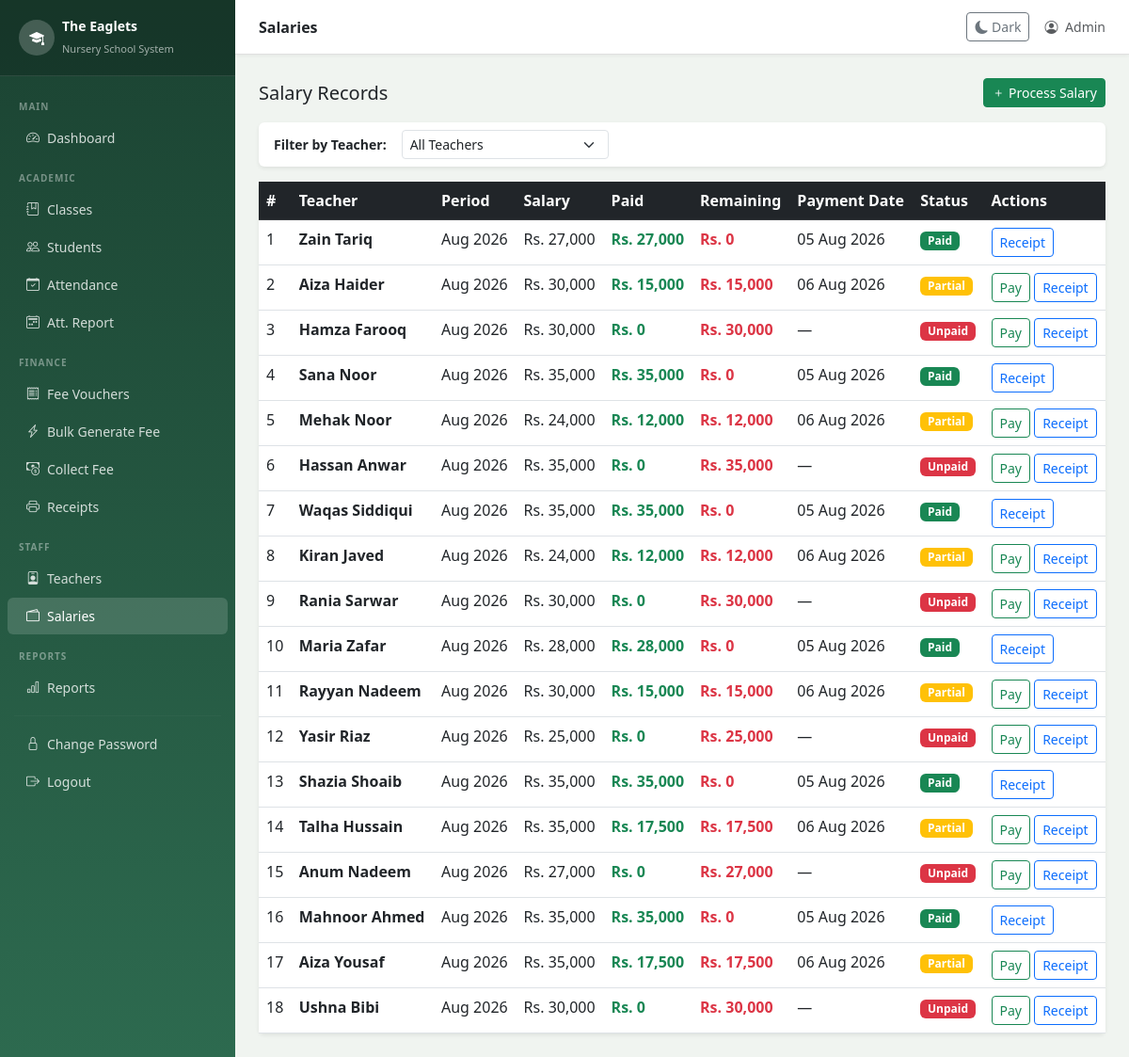
Page /salary/index.php (signed in) on the committed database.
### tables this page shows
CREATE TABLE salary_payments (
    id INT AUTO_INCREMENT PRIMARY KEY,
    teacher_id INT,
    salary_month TINYINT NOT NULL,
    salary_year YEAR NOT NULL,
    salary_amount DECIMAL(10,2) NOT NULL,
    paid_amount DECIMAL(10,2) DEFAULT 0,
    remaining DECIMAL(10,2) DEFAULT 0,
    payment_date DATE,
    payment_method ENUM('cash','bank_transfer','cheque') DEFAULT 'cash',
    notes TEXT,
    status ENUM('unpaid','partial','paid') DEFAULT 'unpaid',
    UNIQUE KEY unique_salary (teacher_id, salary_month, salary_year),
    FOREIGN KEY (teacher_id) REFERENCES teachers(id) ON DELETE CASCADE
);

CREATE TABLE teachers (
    id INT AUTO_INCREMENT PRIMARY KEY,
    full_name VARCHAR(150) NOT NULL,
    phone VARCHAR(20),
    email VARCHAR(100),
    cnic VARCHAR(20),
    address TEXT,
    joining_date DATE,
    monthly_salary DECIMAL(10,2) DEFAULT 0,
    status ENUM('active','inactive') DEFAULT 'active',
    created_at TIMESTAMP DEFAULT CURRENT_TIMESTAMP
);

### salary/index.php (the view, shortened to what this page needs)
<?php
require_once $_SERVER['DOCUMENT_ROOT'] . '/04. eaglets_school/config/db.php';
$filter_teacher = intval($_GET['teacher_id'] ?? 0);
$where = $filter_teacher ? "WHERE sp.teacher_id=$filter_teacher" : "";
$salaries = mysqli_query($conn, "
    SELECT sp.*, t.full_name, t.monthly_salary
    FROM salary_payments sp
    JOIN teachers t ON sp.teacher_id = t.id
    $where
    ORDER BY sp.salary_year DESC, sp.salary_month DESC
");
$months    = ['','Jan','Feb','Mar','Apr','May','Jun','Jul','Aug','Sep','Oct','Nov','Dec'];
require_once '../includes/header.php';
?>
<div class="d-flex justify-content-between align-items-center mb-3">
    <h5 class="mb-0">Salary Records</h5>
    <a href="pay.php" class="btn btn-success btn-sm">
        <i class="bi bi-plus"></i> Process Salary
    </a>
</div>
<div class="card border-0 shadow-sm mb-3">
    <div class="card-body py-2">
        <form method="GET" class="d-flex gap-3 align-items-center">
            <label class="mb-0 fw-bold small">Filter by Teacher:</label>
            <select name="teacher_id" class="form-select form-select-sm"
                    style="width:220px" onchange="this.form.submit()">
                <option value="">All Teachers</option>
            </select>
        </form>
    </div>
</div>
<div class="card border-0 shadow-sm">
    <div class="card-body p-0">
        <table class="table table-hover mb-0">
            <thead class="table-dark">
                <tr>
                    <th>#</th><th>Teacher</th><th>Period</th>
                    <th>Salary</th><th>Paid</th><th>Remaining</th>
                    <th>Payment Date</th><th>Status</th><th>Actions</th>
                </tr>
            </thead>
            <tbody>
            <?php
            while ($s = mysqli_fetch_assoc($salaries)):
                $badge = ['unpaid'=>'danger','partial'=>'warning','paid'=>'success'];
            ?>
                <tr>
                    <td><?= $s['id'] ?></td>
                    <td><strong><?= htmlspecialchars($s['full_name']) ?></strong></td>
                    <td><?= $months[$s['salary_month']] ?> <?= $s['salary_year'] ?></td>
                    <td>Rs. <?= number_format($s['salary_amount'], 0) ?></td>
                    <td class="text-success fw-bold">
                        Rs. <?= number_format($s['paid_amount'], 0) ?>
                    </td>
                    <td class="text-danger fw-bold">
                        Rs. <?= number_format($s['remaining'], 0) ?>
                    </td>
                    <td>
                        <?= $s['payment_date']
                            ? date('d M Y', strtotime($s['payment_date']))
                            : '—' ?>
                    </td>
                    <td>
                        <span class="badge bg-<?= $badge[$s['status']] ?>">
                            <?= ucfirst($s['status']) ?>
                        </span>
                    </td>
                    <td>
                        <?php if ($s['status'] !== 'paid'): ?>
                        <a href="pay.php?salary_id=<?= $s['id'] ?>"
                           class="btn btn-sm btn-outline-success">Pay</a>
                        <?php endif; ?>
                        <a href="receipt.php?salary_id=<?= $s['id'] ?>"
                           class="btn btn-sm btn-outline-primary">Receipt</a>
                    </td>
                </tr>
            <?php endwhile; ?>
            </tbody>
        </table>
    </div>
</div>
<?php require_once '../includes/footer.php'; ?>

### includes/header.php (style rules this page uses)
body { background-color: #f0f4f0; }

### rows in the picture
salary_payments: id "1", teacher.full_name "Zain Tariq", salary_month "Aug", salary_year "2026", salary_amount "27,000", paid_amount "27,000", remaining "0", payment_date "05 Aug 2026", status "Paid"
salary_payments: id "2", teacher.full_name "Aiza Haider", salary_month "Aug", salary_year "2026", salary_amount "30,000", paid_amount "15,000", remaining "15,000", payment_date "06 Aug 2026", status "Partial"
salary_payments: id "3", teacher.full_name "Hamza Farooq", salary_month "Aug", salary_year "2026", salary_amount "30,000", paid_amount "0", remaining "30,000", status "Unpaid"
salary_payments: id "4", teacher.full_name "Sana Noor", salary_month "Aug", salary_year "2026", salary_amount "35,000", paid_amount "35,000", remaining "0", payment_date "05 Aug 2026", status "Paid"
salary_payments: id "5", teacher.full_name "Mehak Noor", salary_month "Aug", salary_year "2026", salary_amount "24,000", paid_amount "12,000", remaining "12,000", payment_date "06 Aug 2026", status "Partial"
salary_payments: id "6", teacher.full_name "Hassan Anwar", salary_month "Aug", salary_year "2026", salary_amount "35,000", paid_amount "0", remaining "35,000", status "Unpaid"
salary_payments: id "7", teacher.full_name "Waqas Siddiqui", salary_month "Aug", salary_year "2026", salary_amount "35,000", paid_amount "35,000", remaining "0", payment_date "05 Aug 2026", status "Paid"
salary_payments: id "8", teacher.full_name "Kiran Javed", salary_month "Aug", salary_year "2026", salary_amount "24,000", paid_amount "12,000", remaining "12,000", payment_date "06 Aug 2026", status "Partial"
salary_payments: id "9", teacher.full_name "Rania Sarwar", salary_month "Aug", salary_year "2026", salary_amount "30,000", paid_amount "0", remaining "30,000", status "Unpaid"
salary_payments: id "10", teacher.full_name "Maria Zafar", salary_month "Aug", salary_year "2026", salary_amount "28,000", paid_amount "28,000", remaining "0", payment_date "05 Aug 2026", status "Paid"
salary_payments: id "11", teacher.full_name "Rayyan Nadeem", salary_month "Aug", salary_year "2026", salary_amount "30,000", paid_amount "15,000", remaining "15,000", payment_date "06 Aug 2026", status "Partial"
salary_payments: id "12", teacher.full_name "Yasir Riaz", salary_month "Aug", salary_year "2026", salary_amount "25,000", paid_amount "0", remaining "25,000", status "Unpaid"
salary_payments: id "13", teacher.full_name "Shazia Shoaib", salary_month "Aug", salary_year "2026", salary_amount "35,000", paid_amount "35,000", remaining "0", payment_date "05 Aug 2026", status "Paid"
salary_payments: id "14", teacher.full_name "Talha Hussain", salary_month "Aug", salary_year "2026", salary_amount "35,000", paid_amount "17,500", remaining "17,500", payment_date "06 Aug 2026", status "Partial"
salary_payments: id "15", teacher.full_name "Anum Nadeem", salary_month "Aug", salary_year "2026", salary_amount "27,000", paid_amount "0", remaining "27,000", status "Unpaid"
salary_payments: id "16", teacher.full_name "Mahnoor Ahmed", salary_month "Aug", salary_year "2026", salary_amount "35,000", paid_amount "35,000", remaining "0", payment_date "05 Aug 2026", status "Paid"
salary_payments: id "17", teacher.full_name "Aiza Yousaf", salary_month "Aug", salary_year "2026", salary_amount "35,000", paid_amount "17,500", remaining "17,500", payment_date "06 Aug 2026", status "Partial"
salary_payments: id "18", teacher.full_name "Ushna Bibi", salary_month "Aug", salary_year "2026", salary_amount "30,000", paid_amount "0", remaining "30,000", status "Unpaid"

### other values in the picture
$pageTitle "Salaries"
$_SESSION['full_name'] "Admin"
